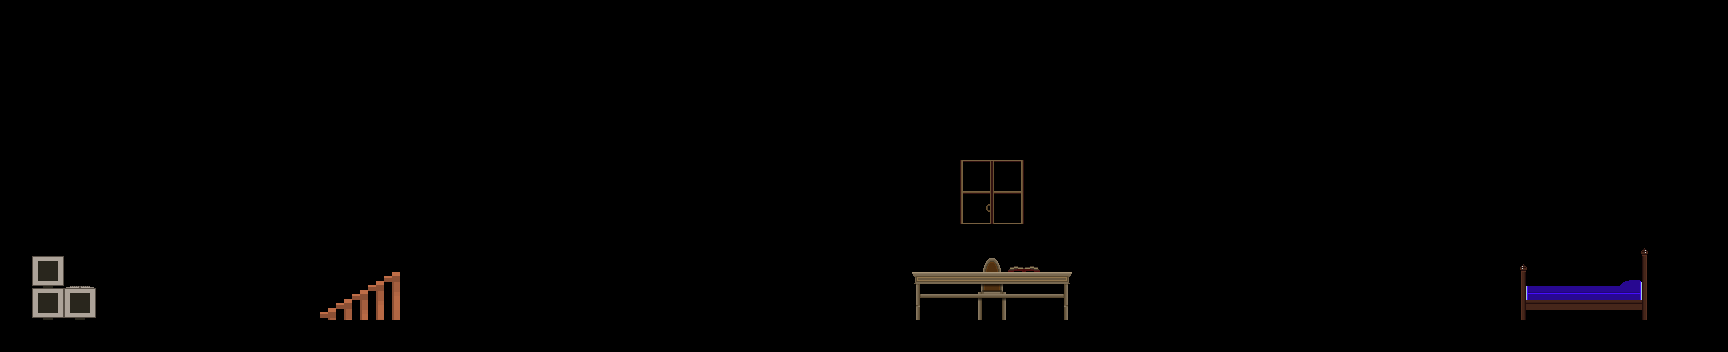

This game map was drawn from its Tiled (.tmx) file and the tilesets committed beside it. A one-line description and the trimmed map source follow:
An orthogonal 108x22 tile map with 16x16 px tiles, 3 tile layers (bg wall, bg obj, fg + side walls).

<map version="1.0" orientation="orthogonal" renderorder="left-up" width="108" height="22" tilewidth="16" tileheight="16" nextobjectid="2">
 <tileset firstgid="1" name="tiles" tilewidth="16" tileheight="16" tilecount="1024" columns="32">
  <image source="tiles.png" width="512" height="512" />
 </tileset>
 <layer name="bg wall" width="108" height="22">
  <data>[2376 cells, 24 non-empty, 20 distinct tile ids]</data>
 </layer>
 <layer name="bg obj" width="108" height="22">
  <data>[2376 cells, 60 non-empty, 28 distinct tile ids]</data>
 </layer>
 <layer name="fg + side walls" width="108" height="22">
  <data>[2376 cells, 24 non-empty, 6 distinct tile ids]</data>
 </layer>
</map>
